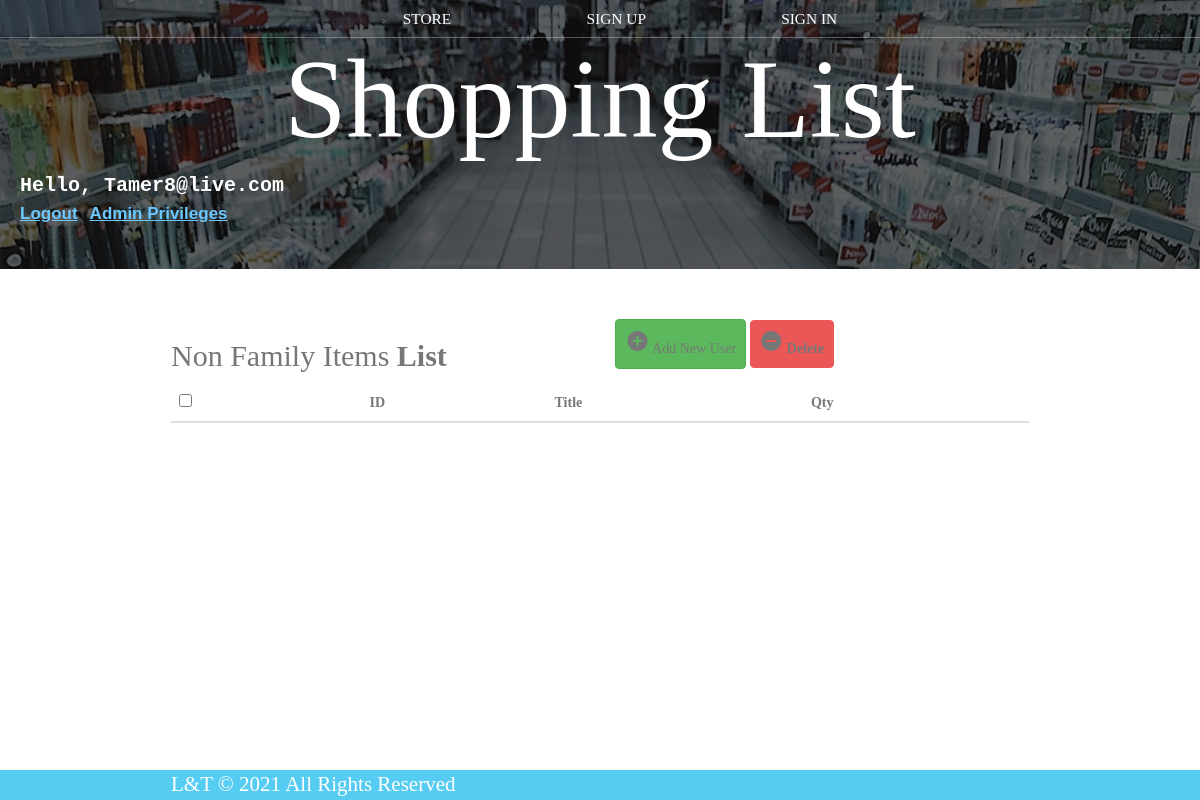
Before: /non_family_items_list.php (signed in) with the older database file.
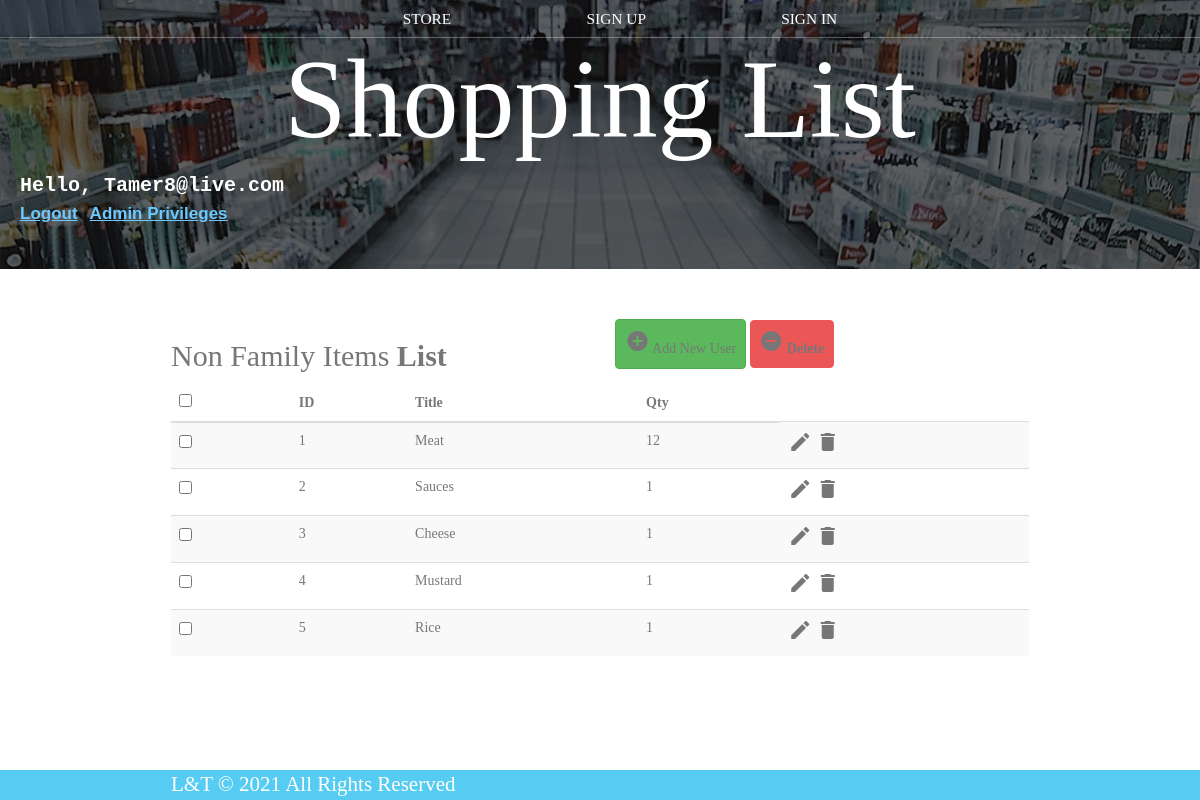
After: the same page with the newer database file.
### tables this page shows
CREATE TABLE `non_family_list` (
  `id` int(11) NOT NULL,
  `title` varchar(100) NOT NULL,
  `qty` int(10) NOT NULL
);

### non_family_items_list.php (the view, shortened to what this page needs)
<?php
include 'dbConnection.php';
?>
<!DOCTYPE html>
<html lang="en">
<head>
	<link rel="stylesheet" href="https://maxcdn.bootstrapcdn.com/font-awesome/4.7.0/css/font-awesome.min.css">
	<link rel="stylesheet" href="https://maxcdn.bootstrapcdn.com/bootstrap/3.3.7/css/bootstrap.min.css">
	<link rel="stylesheet" href="styles.css" />
</head>
<body>
	<header class="main-header">
		<nav class="main-nav nav">
			<ul>
				<li><a href="index.php">STORE</a></li>
				<li><a href="Sign_up.php">SIGN UP</a></li>
				<li><a href="Sign_in.php">SIGN IN</a></li>
			</ul>
		</nav>
		<h1 class="band-name band-name-large">Shopping List</h1>
		<div id="login">
			<?php
			if (isset($_SESSION['Email'])) {
				print "Hello, " . $_SESSION["Email"];
			?>
				<a href="logout.php"><br>Logout</a>
				<?php
				if (isset($_SESSION["Admin"]))
					if ($_SESSION["Admin"] == 1) {
				?>
					<a href="family-members-control.php">Admin Privileges</a>
				<?php
					} else {
				?>
					<a href="family_request_forum.php">Family Member Request</a>
				<?php
					}
				?>
			<?php
			}
			?>
	</header><br><br>
	<div class="container">
		<div class="table-wrapper">
			<div class="table-title">
				<div class="row">
					<div class="col-sm-6">
						<h2>Non Family Items <b>List</b></h2>
					</div>
					<div class="col-sm-6">
						<a href="#addEmployeeModal" class="btn btn-success" id="addnew" data-toggle="modal"><i class="material-icons"></i> <span>Add New User</span></a>
						<a href="JavaScript:void(0);" class="btn btn-danger" id="delete_multiple"><i class="material-icons"></i> <span>Delete</span></a>
					</div>
				</div>
			</div>
			<table class="table table-striped table-hover">
				<thead>
					<tr>
						<th>
							<span class="custom-checkbox">
								<input type="checkbox" id="selectAll">
							</span>
						</th>
						<th>ID</th>
						<th>Title</th>
						<th>Qty</th>
					</tr>
				</thead>
				<tbody>
					<?php
					$result = mysqli_query($conn, "SELECT * FROM non_family_list");
					$i = 1;
					while ($row = mysqli_fetch_array($result)) {
					?>
						<tr id="<?php echo $row["id"]; ?>">
							<td>
								<span class="custom-checkbox">
									<input type="checkbox" class="user_checkbox" data-user-id="<?php echo $row["id"]; ?>">
								</span>
							</td>
							<td><?php echo $i; ?></td>
							<td><?php echo $row["title"]; ?></td>
							<td><?php echo $row["qty"]; ?></td>
							<td>
								<a href="#editEmployeeModal" class="edit" data-toggle="modal">
									<i class="material-icons update" data-toggle="tooltip" data-id="<?php echo $row["id"]; ?>" data-title="<?php echo $row["title"]; ?>" data-qty="<?php echo $row["qty"]; ?>" title="Edit"></i>
								</a>
								<a href="#deleteEmployeeModal" class="delete" data-id="<?php echo $row["id"]; ?>" data-toggle="modal"><i class="material-icons" data-toggle="tooltip" title="Delete"></i></a>
							</td>
						</tr>
					<?php
						$i++;
					}
					?>
				</tbody>
			</table>
		</div>
	</div>
	<footer class="main-footer">
		<div class="container main-footer-container">
			<h4 class="band-name">L&T © 2021 All Rights Reserved</h4>
		</div>
	</footer>
</body>
</html>

### styles.css (style rules this page uses)
* { box-sizing: border-box; font-family: Raleway; color: #777; }
html, body { margin: 0; padding: 0; min-height: 100%; }
.nav ul { margin: 0; }
.nav li { display: inline; }
.nav a { display: inline-block; padding: .5em; color: white; text-decoration: none; }
.main-nav { text-align: center; font-size: 1.1em; font-weight: lighter; border-bottom: 1px solid rgba(255, 255, 255, .3) }
.main-nav li { padding: 0 5%; }
.main-header { background-color: rgba(0, 0, 0, .6); background-image: url("Images/cartbg.jpg"); background-blend-mode: multiply; background-size: cover; padding-bottom: 30px; }
.band-name { text-align: center; margin: 0; font-size: 1.5em; font-weight: normal; color: white; }
.band-name-large { font-size: 8em; }
.container { max-width: 900px; margin: 0 auto; padding: 0 1.5em; }
.main-footer { background-color: #56CCF2; color: white; padding: .25em 0; }
.main-footer-container { display: flex; align-items: center; }
.btn { text-align: center; vertical-align: middle; padding: .67em .67em; cursor: pointer; }
.btn-danger { color: white; background-color: #EB5757; border: none; border-radius: .3em; font-weight: bold; }
#login { color: white; padding: 10px 10px 10px 20px; font-size: 20px; display: block; border-radius: 5px; font-weight: bolder; font-family: 'Courier New', Courier, monospace; }
#login a { font-size: 17px; font-weight: bolder; color: rgb(108, 201, 255); text-decoration: underline; font-family:'Trebuchet MS', 'Lucida Sans Unicode', 'Lucida Grande', 'Lucida Sans', Arial, sans-serif }
input { font-size: x-large; border-color: grey; border-width: 5px; }
footer { position: fixed; left: 0; bottom: 0; width: 100%; background-color: lightgray; color: black; text-align: center; font-weight: bold; }

Changed rows visible on the page:
added non_family_list: title "Meat", qty "12", id 1 (drawn)
added non_family_list: title "Sauces", qty "1", id 2 (drawn)
added non_family_list: title "Cheese", qty "1", id 3 (drawn)
added non_family_list: title "Mustard", qty "1", id 4 (drawn)
added non_family_list: title "Rice", qty "1", id 5 (drawn)
